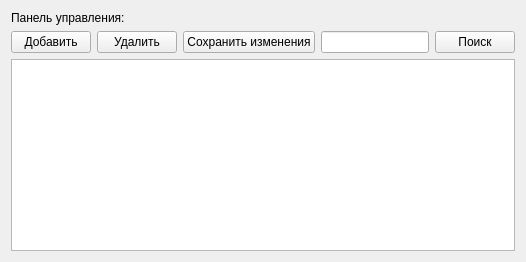
      <widget class="QWidget" name="userAdminPanel">
       <layout class="QVBoxLayout" name="verticalLayout_8">
        <item>
         <widget class="QLabel" name="adPanelName">
          <property name="text">
           <string>Панель управления:</string>
          </property>
         </widget>
        </item>
        <item>
         <layout class="QHBoxLayout" name="horizontalLayout_6">
          <item>
           <widget class="QPushButton" name="addBtn">
            <property name="text">
             <string>Добавить</string>
            </property>
           </widget>
          </item>
          <item>
           <widget class="QPushButton" name="delBtn">
            <property name="text">
             <string>Удалить</string>
            </property>
           </widget>
          </item>
          <item>
           <widget class="QPushButton" name="saveBtn">
            <property name="text">
             <string>Сохранить изменения</string>
            </property>
           </widget>
          </item>
          <item>
           <widget class="QLineEdit" name="lineEdit_2">
            <property name="text">
             <string/>
            </property>
           </widget>
          </item>
          <item>
           <widget class="QPushButton" name="pushButton_12">
            <property name="text">
             <string>Поиск</string>
            </property>
           </widget>
          </item>
         </layout>
        </item>
        <item>
         <widget class="QTableWidget" name="tableWidget">
          <property name="baseSize">
           <size>
            <width>0</width>
            <height>0</height>
           </size>
          </property>
          <property name="rowCount">
           <number>0</number>
          </property>
          <property name="columnCount">
           <number>0</number>
          </property>
         </widget>
        </item>
       </layout>
      </widget>
